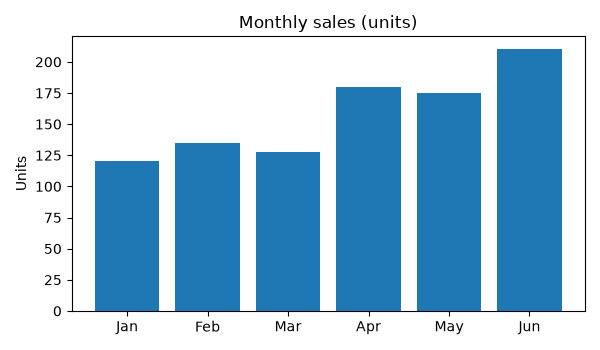

This chart was generated by the following Python code:
import matplotlib
matplotlib.use("Agg")
import matplotlib.pyplot as plt

months = ["Jan", "Feb", "Mar", "Apr", "May", "Jun"]
sales  = [120, 135, 128, 180, 175, 210]

plt.figure(figsize=(6, 3.5))
plt.bar(months, sales)
plt.title("Monthly sales (units)")
plt.ylabel("Units")
plt.tight_layout()
plt.savefig("chart.png", dpi=100)

with open("chart.csv", "w") as f:
    f.write("month,units\n")
    for m, s in zip(months, sales):
        f.write(f"{m},{s}\n")
print("wrote chart.png and chart.csv")
